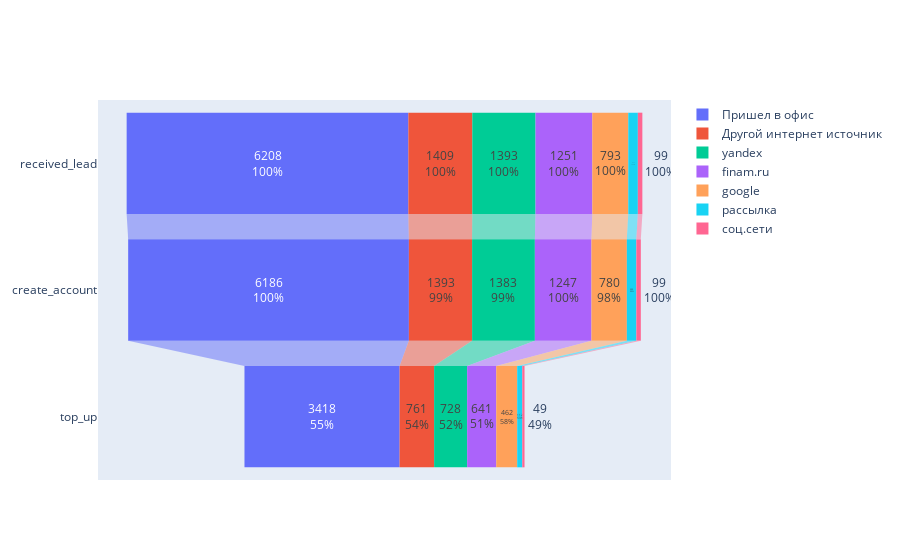

The notebook cell this image was saved under:
### Code cell
# Конверсионная воронка для всех пользователей
# Исходя из воронки делаем вывод, что самая большая конверсия идет по каналу 'google', но стоит учеть,
# что выборка сильно отличается по размеру с 'пришел в офис'
create_funnel(df_funnel)

### Figure 1 — Plotly figure (JSON) as saved in the notebook; plotly's stock layout.template omitted (floating-point values rounded to 4 significant figures)
{"data": [{"name": "Пришел в офис", "textinfo": "value+percent initial", "type": "funnel", "x": [6208, 6186, 3418], "y": ["received_lead", "create_account", "top_up"]}, {"name": "Другой интернет источник", "textinfo": "value+percent initial", "type": "funnel", "x": [1409, 1393, 761], "y": ["received_lead", "create_account", "top_up"]}, {"name": "yandex", "textinfo": "value+percent initial", "type": "funnel", "x": [1393, 1383, 728], "y": ["received_lead", "create_account", "top_up"]}, {"name": "finam.ru", "textinfo": "value+percent initial", "type": "funnel", "x": [1251, 1247, 641], "y": ["received_lead", "create_account", "top_up"]}, {"name": "google", "textinfo": "value+percent initial", "type": "funnel", "x": [793, 780, 462], "y": ["received_lead", "create_account", "top_up"]}, {"name": "рассылка", "textinfo": "value+percent initial", "type": "funnel", "x": [211, 209, 112], "y": ["received_lead", "create_account", "top_up"]}, {"name": "соц.сети", "textinfo": "value+percent initial", "type": "funnel", "x": [99, 99, 49], "y": ["received_lead", "create_account", "top_up"]}], "layout": {}}
